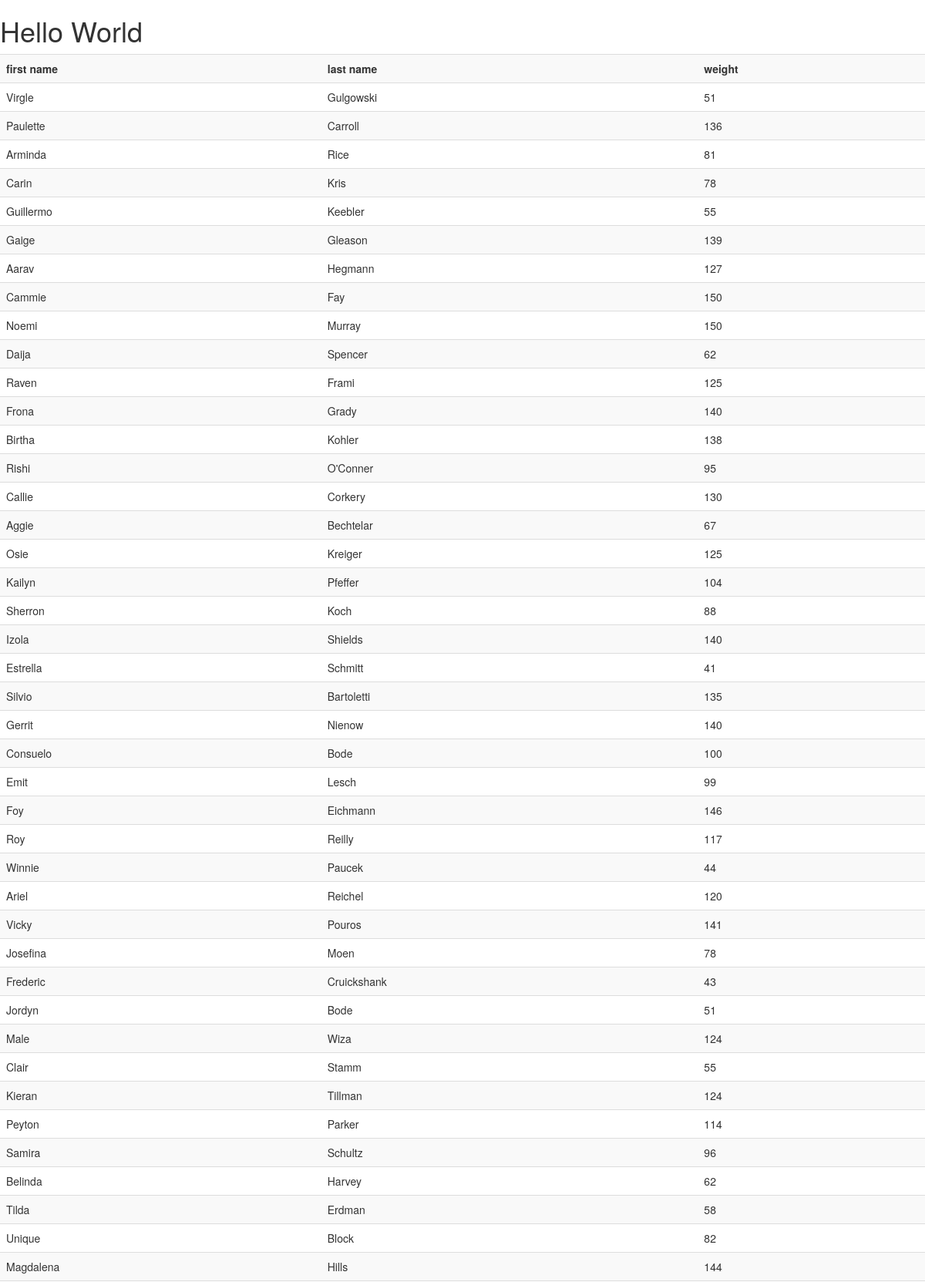
The page / (upper part) on the database its author committed.
### web/models.py (models this page shows, shortened)
class Friends(models.Model):
    first_name = models.CharField(max_length=254)
    last_name = models.CharField(max_length=254)
    weight = models.IntegerField()
    class Meta:
        db_table = 'user'

### web/views.py (the view)
# urls.py: url(r'^$', index),
def index(request):
    user = Friends.objects.all()
    return render(request, 'index.html', locals())

### web/templates/index.html (shortened to what this page needs)
<!DOCTYPE html>
<html>
    <head>
        {% load staticfiles %}
        <link rel="stylesheet" href="{% static "css/bootstrap.min.css"%}">
    </head>
    <body>
        <h1>
            Hello World
        </h1>
        <table class="table table-striped">
            <tr>
                <th>first name</th>
                <th>last name</th>
                <th>weight</th>
            </tr>
            {% for obj in user %}
            <tr>
                <td>{{ obj.first_name }}</td>
                <td>{{ obj.last_name }}</td>
                <td>{{ obj.weight }}</td>
            </tr>
            {% endfor %}
        </table>
    </body>
</html>

### rows shown on the page
Friends: first_name "Virgle", last_name "Gulgowski", weight "51"
Friends: first_name "Paulette", last_name "Carroll", weight "136"
Friends: first_name "Arminda", last_name "Rice", weight "81"
Friends: first_name "Carin", last_name "Kris", weight "78"
Friends: first_name "Guillermo", last_name "Keebler", weight "55"
Friends: first_name "Gaige", last_name "Gleason", weight "139"
Friends: first_name "Aarav", last_name "Hegmann", weight "127"
Friends: first_name "Cammie", last_name "Fay", weight "150"
Friends: first_name "Noemi", last_name "Murray", weight "150"
Friends: first_name "Daija", last_name "Spencer", weight "62"
Friends: first_name "Raven", last_name "Frami", weight "125"
Friends: first_name "Frona", last_name "Grady", weight "140"
Friends: first_name "Birtha", last_name "Kohler", weight "138"
Friends: first_name "Rishi", last_name "O'Conner", weight "95"
Friends: first_name "Callie", last_name "Corkery", weight "130"
Friends: first_name "Aggie", last_name "Bechtelar", weight "67"
Friends: first_name "Osie", last_name "Kreiger", weight "125"
Friends: first_name "Kailyn", last_name "Pfeffer", weight "104"
Friends: first_name "Sherron", last_name "Koch", weight "88"
Friends: first_name "Izola", last_name "Shields", weight "140"
Friends: first_name "Estrella", last_name "Schmitt", weight "41"
Friends: first_name "Silvio", last_name "Bartoletti", weight "135"
Friends: first_name "Gerrit", last_name "Nienow", weight "140"
Friends: first_name "Consuelo", last_name "Bode", weight "100"
Friends: first_name "Emit", last_name "Lesch", weight "99"
Friends: first_name "Foy", last_name "Eichmann", weight "146"
Friends: first_name "Roy", last_name "Reilly", weight "117"
Friends: first_name "Winnie", last_name "Paucek", weight "44"
Friends: first_name "Ariel", last_name "Reichel", weight "120"
Friends: first_name "Vicky", last_name "Pouros", weight "141"
Friends: first_name "Josefina", last_name "Moen", weight "78"
Friends: first_name "Frederic", last_name "Cruickshank", weight "43"
Friends: first_name "Jordyn", last_name "Bode", weight "51"
Friends: first_name "Male", last_name "Wiza", weight "124"
Friends: first_name "Clair", last_name "Stamm", weight "55"
Friends: first_name "Kieran", last_name "Tillman", weight "124"
Friends: first_name "Peyton", last_name "Parker", weight "114"
Friends: first_name "Samira", last_name "Schultz", weight "96"
Friends: first_name "Belinda", last_name "Harvey", weight "62"
Friends: first_name "Tilda", last_name "Erdman", weight "58"
Friends: first_name "Unique", last_name "Block", weight "82"
Friends: first_name "Magdalena", last_name "Hills", weight "144"
